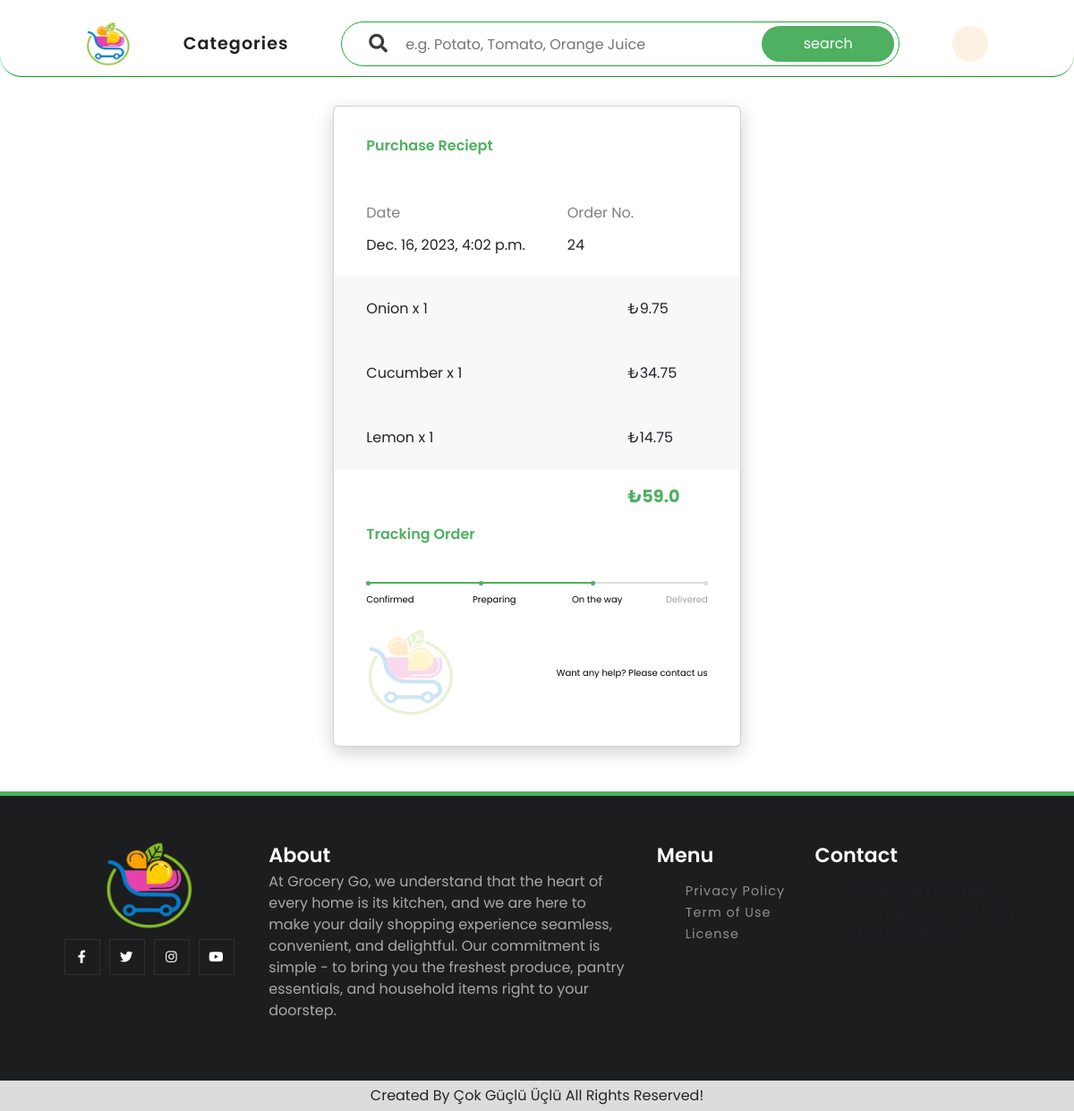
The app's page /order/detail/24 with its own data.
### order/models.py (models this page shows, shortened)
class Order(models.Model):
    customer = models.ForeignKey('user.Customer', on_delete=models.CASCADE)
    status = models.CharField(max_length=100, default='pending')
    total_price = models.FloatField(null=False, blank=False)
    address = models.ForeignKey('user.Adress' , on_delete=models.CASCADE)
    date = models.DateTimeField(auto_now_add=True)

class OrderProduct(models.Model):
    order = models.ForeignKey(Order, on_delete=models.CASCADE)
    product = models.ForeignKey('item.Product', on_delete=models.CASCADE)
    quantity = models.IntegerField(default = 1)
    class Meta:
        unique_together = ('order', 'product')
    def row_price(self):
        return self.product.price * self.quantity

### item/models.py (models this page shows, shortened)
class Product(models.Model):
    name = models.CharField(max_length=100)
    image = models.ImageField(upload_to='product_images', blank=True, null=True)
    price = models.FloatField(null=False, blank=False)
    description = models.TextField()
    slug = models.SlugField(max_length=100, unique=True)

### order/views.py (the view)
# urls.py: path('detail/<int:order_id>',showDetail,name='order-detail')
def showDetail(request,order_id:int):
    order = get_object_or_404(Order, pk = order_id)
    order_products = OrderProduct.objects.filter(order__id=order_id).select_related('product')
    context = {
        'order': order,
        'order_products': order_products,
    }
    return render(request, 'order/orderDetail.html', context)

### user/templates/order/orderDetail.html (shortened to what this page needs)
{% extends "layout.html" %}
{% load static %}
{% block additionalStyles %}
<link href="https://stackpath.bootstrapcdn.com/bootstrap/4.3.1/css/bootstrap.min.css" rel="stylesheet">
<link rel="stylesheet" href="{% static 'css/orderDetail.css' %}" />
{% endblock %}
{% block content %}
<div class="card">
    <div class="title">Purchase Reciept</div>
    <div class="info">
        <div class="row">
            <div class="col-7">
                <span id="heading">Date</span><br>
                <span id="details">{{order.date}}</span>
            </div>
            <div class="col-5 pull-right">
                <span id="heading">Order No.</span><br>
                <span id="details">{{order.id}}</span>
            </div>
        </div>
    </div>
    {% for item in order_products %}
    <div class="pricing">
        <div class="row">
            <div class="col-9">
                <span id="name">{{item.product.name}} x {{item.quantity}}</span>
            </div>
            <div class="col-3">
                <span id="price">&#8378;{{item.row_price}}</span>
            </div>
        </div>
    </div>
    {% endfor %}
    <div class="total">
        <div class="row">
            <div class="col-9"></div>
            <div class="col-3"><big>&#8378;{{order.total_price}}</big></div>
        </div>
    </div>
    <div class="tracking">
        <div class="title">Tracking Order</div>
    </div>
    <div class="progress-track">
        <ul id="progressbar">
            <li class="step0 active " id="step1">Confirmed</li>
            <li class="step0 active text-center" id="step2">Preparing</li>
            <li class="step0 active text-right" id="step3">On the way</li>
            <li class="step0 text-right" id="step4">Delivered</li>
        </ul>
    </div>
    <div class="footer">
            <img id="footer-logo" class="logo" src="{% static 'images/trlogo.png' %}" >
            <div class="text">Want any help? Please contact us</div>
    </div>
</div>
{% endblock %}

### static/css/layout.css (style rules this page uses)
* { font-family: poppins; margin: 0px; padding: 0px; box-sizing: border-box; scroll-behavior: smooth; }
ul { list-style: none; }
body { margin: 0px; margin-top: 0px; padding: 0px; font-family: poppins; }
.logo { font-size: 1.5rem; font-weight: 600; letter-spacing: 1px; color: #202020; }
#footer-logo { width: 100px; height: 100px; }
:root { --swiper-theme-color: #007aff; --swiper-navigation-size: 44px; --primary-color: #3bb77e; --secondary: #ffba43; --bg: #e2f9ee; --black: #1c2137; --white: #fff; --box-shadow: 0 .5rem 1rem rgba(0, 0, 0, 0.1); }
:root { --primary-color: #3bb77e; --box-shadow: 0 0.2rem 0.4rem rgba(0, 0, 0, 0.1); --white: #fff; --black: #1c2137; }

### user/static/css/orderDetail.css (style rules this page uses)
.card { margin: auto; margin-bottom: 50px; width: 38%; max-width:600px; padding: 4vh 0; box-shadow: 0 6px 20px 0 rgba(0, 0, 0, 0.19); border-top: 3px solid #4eb060; border-bottom: 3px solid #4eb060; border-left: none; border-right: none; }
.card .title { color: #4eb060; font-weight: 600; margin-bottom: 2vh; padding: 0 8%; font-size: initial; }
#details { font-weight: 400; }
.card .info { padding: 5% 8%; }
.card .info .col-5 { padding: 0; }
#heading { color: grey; line-height: 6vh; }
.card .pricing { background-color: #ddd3; padding: 2vh 8%; font-weight: 400; line-height: 2.5; }
.card .pricing .col-3 { padding: 0; }
.card .total { padding: 2vh 8%; color: #4eb060; font-weight: bold; }
.card .total .col-3 { padding: 0; }
.card .footer { display: flex; align-items: center; justify-content: space-between; flex-wrap: nowrap; flex-direction: row; padding: 0 8%; font-size: x-small; color: black; }
.card .footer img { height: 5vh; opacity: 0.2; }
#progressbar { margin-bottom: 3vh; overflow: hidden; color: #4eb060; padding-left: 0px; margin-top: 3vh }
#progressbar li { list-style-type: none; font-size: x-small; width: 25%; float: left; position: relative; font-weight: 400; color: rgb(160, 159, 159); }
#progressbar #step1:before { content: ""; color: #4eb060; width: 5px; height: 5px; margin-left: 0px !important; }
#progressbar #step2:before { content: ""; color: #fff; width: 5px; height: 5px; margin-left: 32%; }
#progressbar #step3:before { content: ""; color: #fff; width: 5px; height: 5px; margin-right: 32% ; }
#progressbar #step4:before { content: ""; color: #fff; width: 5px; height: 5px; margin-right: 0px !important; }
#progressbar li:before { line-height: 29px; display: block; font-size: 12px; background: #ddd; border-radius: 50%; margin: auto; z-index: -1; margin-bottom: 1vh; }
#progressbar li:after { content: ''; height: 2px; background: #ddd; position: absolute; left: 0%; right: 0%; margin-bottom: 2vh; top: 1px; z-index: 1; }
.card .progress-track { padding: 0 8%; }
#progressbar li:nth-child(2):after { margin-right: auto; }
#progressbar li:nth-child(1):after { margin: auto; }
#progressbar li:nth-child(3):after { float: left; width: 68%; }
#progressbar li:nth-child(4):after { margin-left: auto; width: 132%; }
#progressbar li.active { color: black; }
#progressbar li.active:before, #progressbar li.active:after { background: #4eb060; }

### records on screen
Order: date "Dec. 16, 2023, 4:02 p.m.", id "24", total_price "59.0"
OrderProduct: product.name "Onion", quantity "1", row_price "9.75"
OrderProduct: product.name "Cucumber", quantity "1", row_price "34.75"
OrderProduct: product.name "Lemon", quantity "1", row_price "14.75"
